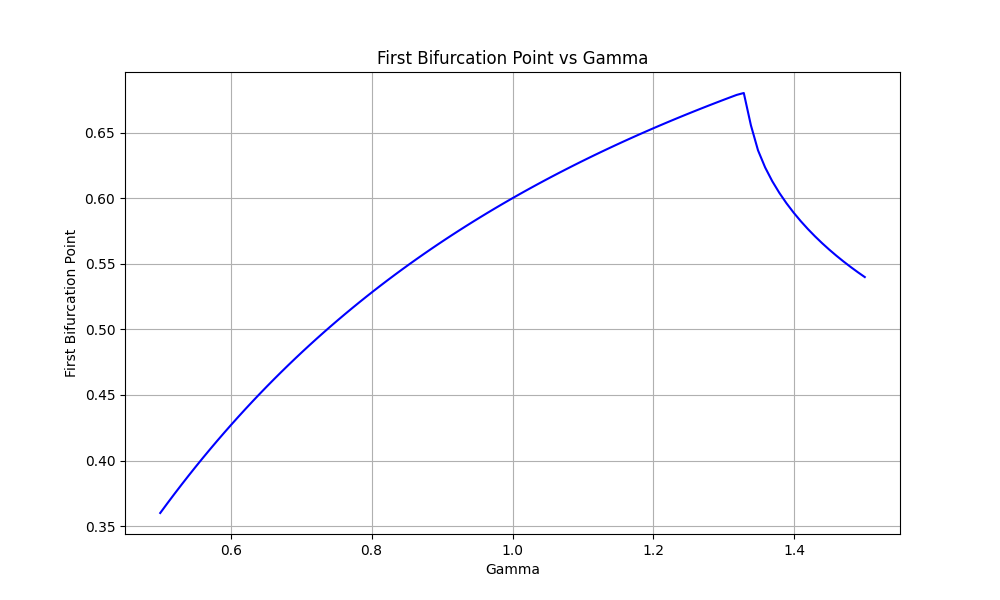

Write Python code to recreate this figure.
import numpy as np
import matplotlib.pyplot as plt

def modified_logistic_map(r, gamma, x0, n_iter, n_transient):
    x = x0
    for _ in range(n_transient):
        x = r * x * (1 - x**gamma)
    return x

def find_first_bifurcation(gamma, r_values, x0=0.5, n_iter=1000, n_transient=500):
    bifurcation_points = []
    for r in r_values:
        x = modified_logistic_map(r, gamma, x0, n_iter, n_transient)
        bifurcation_points.append(x)
    return bifurcation_points

# Parameters
gamma_values = np.linspace(0.5, 1.5, 100)
r_values = np.linspace(2.5, 4.0, 1000)
x0 = 0.5
n_iter = 1000
n_transient = 500

# Find first bifurcation points
first_bifurcation = []
for gamma in gamma_values:
    bifurcation_points = find_first_bifurcation(gamma, r_values, x0, n_iter, n_transient)
    first_bifurcation.append(bifurcation_points[0])

# Plot
plt.figure(figsize=(10, 6))
plt.plot(gamma_values, first_bifurcation, 'b-')
plt.xlabel('Gamma')
plt.ylabel('First Bifurcation Point')
plt.title('First Bifurcation Point vs Gamma')
plt.grid(True)
plt.savefig('part_e.png')
